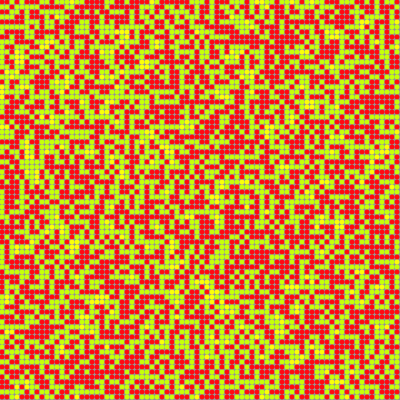
Frame 1 (no input)
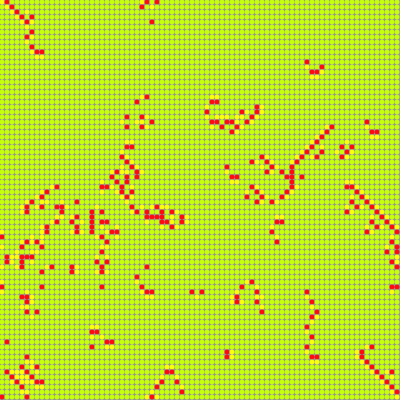
Frame 60 (the mouse pressed at the canvas centre just before this capture)
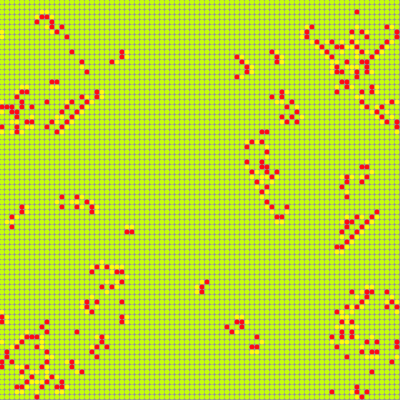
Frame 120 (the mouse held since frame 60 and released just before this capture)

The Processing sketch that drew these frames (run headless with seeded random() and noise(); from frame 60 on, the mouse is pressed at the canvas centre):

// Processing sketch: sketch_130921b
// ── sketch_130921b.pde
// based on 'Brian's Brain' ... a modified object
//w/ three states: Firing, Resting, Off
// from Pearson's Generative Art, 2011
//Cellular Automata based on John Conway's Game of Life
//Via Pearson's Chapter 7 in Generative Art.
 
//The Array & it's Global Variables
Cell[][] _cellArray; //establishes we will have a 2D array
int _cellSize = 5;
int _numX, _numY;
 
//setting up the environment
void setup() {
  size(400,400);// window size
  _numX = floor(width/_cellSize);
  _numY = floor(height/_cellSize);
  frameRate(15);
  restart();
}
 
//it takes two passes to start
//so the cells have a static state for it's neighbors to read
void restart() {
  //this creates a grid of cells
  _cellArray = new Cell[_numX][_numY];
  for (int x = 0; x<_numX; x++) {
    for (int y = 0; y<_numY; y++) {
      Cell newCell = new Cell(x, y);
      _cellArray[x][y] = newCell;
    }
  }
 
  //this loop tells each object about it's neighbors
  for (int x = 0; x<_numX; x++) {
    for (int y = 0; y<_numY; y++) {
 
      // gets the location to each side
      int above = y-1;
      int below = y+1;
      int left = x-1;
      int right = x+1;
 
      //this wraps locations at the edges of window
      if (above<0) {
        above =_numY-1;
      }
      if (below == _numY) {
        below = 0;
      }
      if (left<0) {
        left = _numX-1;
      }
      if (right==_numX) {
        right = 0;
      }
 
      //now... below will pass references to surrounding locations
      _cellArray[x][y].addNeighbor(_cellArray[left][above]);
      _cellArray[x][y].addNeighbor(_cellArray[left][y]);
      _cellArray[x][y].addNeighbor(_cellArray[left][below]);
      _cellArray[x][y].addNeighbor(_cellArray[x][below]);
      _cellArray[x][y].addNeighbor(_cellArray[right][below]);
      _cellArray[x][y].addNeighbor(_cellArray[right][y]);
      _cellArray[x][y].addNeighbor(_cellArray[right][above]);
      _cellArray[x][y].addNeighbor(_cellArray[x][above]);
    }
  }
}
 
void draw() {
  background(150);
 
  //below will calculate nest state first
  for (int x = 0; x<_numX; x++) {
    for (int y = 0; y<_numY; y++) {
_cellArray[x][y].calcNextState();
    }
  }
 
  translate(_cellSize/2, _cellSize/2);
  //below will draw cells
  for (int x = 0; x<_numX; x++) {
    for (int y = 0; y<_numY; y++) {
      _cellArray[x][y].drawMe();
    }
  }
}
 
void mousePressed() {
  restart();
}
 
//==============objects=======================
 
class Cell {
  float x, y;
  int state;
  int nextState;
  Cell[] neighbors;
 
  Cell(float ex, float why) {
    x = ex*_cellSize;
    y = why*_cellSize;
    nextState = int(random(2));
    state = nextState;
    neighbors = new Cell[0];
  }
 
  void addNeighbor(Cell cell) {
    neighbors = (Cell[])append(neighbors, cell);
  }
 
  void calcNextState() {
    if (state == 0) {
      int firingCount = 0;
      for (int i=0; i<neighbors.length; i++) {
        //counts firing neighbors
        if (neighbors[i].state == 1) {
          firingCount++;
        }
      }
      //if 2 neighbors are firing, fire too
      if (firingCount == 2) {
        nextState = 1;
      }
      //eles, don't change
      else {
        nextState = state;
      }
      //if just fired, rest
    }
    else if (state == 1) {
      nextState = 2;
    }
    //if rested, turn off
    else if (state == 2) {
      nextState = 0;
    }
  }
 
  void drawMe() {
    state = nextState;
    noStroke();//
    //stroke(255);
    //frameRate(60);
    if (state == 1) {
      //fill(random(12),(0),(134));
      fill(#FAFF0A);
    }
    else if (state == 2) {
      fill(#FF0A12);
    }
    else {
      //fill(random(55), random(200), random(32));
      fill(#C5FF0A);
    }
    ellipse(x, y, _cellSize, _cellSize);
  }
}
